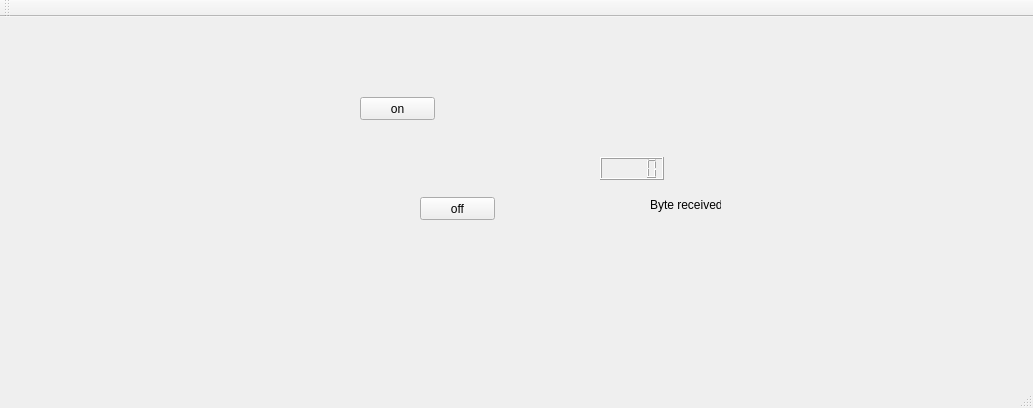
<?xml version="1.0" encoding="UTF-8"?>
<ui version="4.0">
 <class>MainWindow</class>
 <widget class="QMainWindow" name="MainWindow">
  <property name="geometry">
   <rect>
    <x>0</x>
    <y>0</y>
    <width>1033</width>
    <height>408</height>
   </rect>
  </property>
  <property name="windowTitle">
   <string>MainWindow</string>
  </property>
  <widget class="QWidget" name="centralWidget">
   <widget class="QPushButton" name="p_ledOn">
    <property name="geometry">
     <rect>
      <x>360</x>
      <y>80</y>
      <width>75</width>
      <height>23</height>
     </rect>
    </property>
    <property name="text">
     <string>on</string>
    </property>
   </widget>
   <widget class="QPushButton" name="p_ledOff">
    <property name="geometry">
     <rect>
      <x>420</x>
      <y>180</y>
      <width>75</width>
      <height>23</height>
     </rect>
    </property>
    <property name="text">
     <string>off</string>
    </property>
   </widget>
   <widget class="QLCDNumber" name="lcd_byte_received">
    <property name="geometry">
     <rect>
      <x>600</x>
      <y>140</y>
      <width>64</width>
      <height>23</height>
     </rect>
    </property>
   </widget>
   <widget class="QLabel" name="label">
    <property name="geometry">
     <rect>
      <x>650</x>
      <y>180</y>
      <width>71</width>
      <height>16</height>
     </rect>
    </property>
    <property name="text">
     <string>Byte received</string>
    </property>
   </widget>
  </widget>
  <widget class="QMenuBar" name="menuBar">
   <property name="geometry">
    <rect>
     <x>0</x>
     <y>0</y>
     <width>1033</width>
     <height>21</height>
    </rect>
   </property>
  </widget>
  <widget class="QToolBar" name="mainToolBar">
   <attribute name="toolBarArea">
    <enum>TopToolBarArea</enum>
   </attribute>
   <attribute name="toolBarBreak">
    <bool>false</bool>
   </attribute>
  </widget>
  <widget class="QStatusBar" name="statusBar"/>
 </widget>
 <layoutdefault spacing="6" margin="11"/>
 <resources/>
 <connections/>
</ui>
